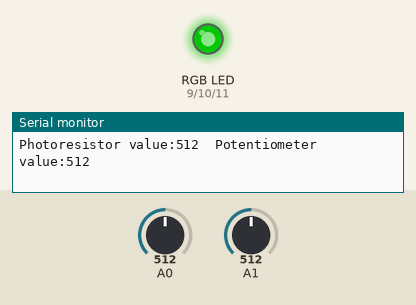
Simulated run of this sketch. Board: Arduino Uno, built with avr-gcc and run on an emulated ATmega328P. Parts: an RGB LED mixed from three pins (HIGH = lit), the last lines printed to the serial monitor. Inputs (shaded band) come from the test bench; at power-on: A0 = 512, A1 = 512. Dim RGB values are drawn brighter than linear.

Above: at 1.2 s.
1.3 s: A0 set to 589
2.8 s: A0 set to 617
At 4.0 s:
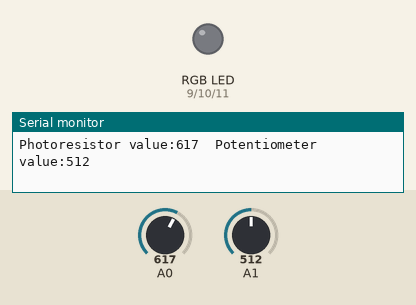
4.3 s: A1 set to 110
7.3 s: A1 set to 94
10.3 s: A0 set to 590
At 11.0 s:
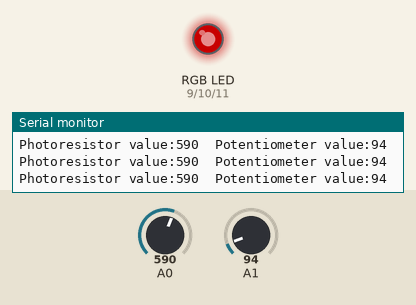
11.8 s: A1 set to 306
At 12.5 s:
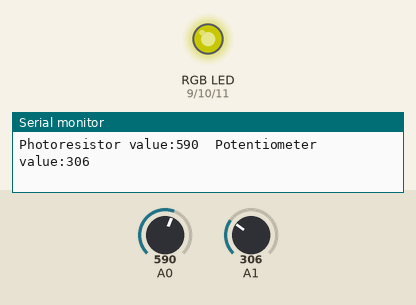
Timing chart, 0 to 14.3 s (numbered marks = the images above; inputs shaded):
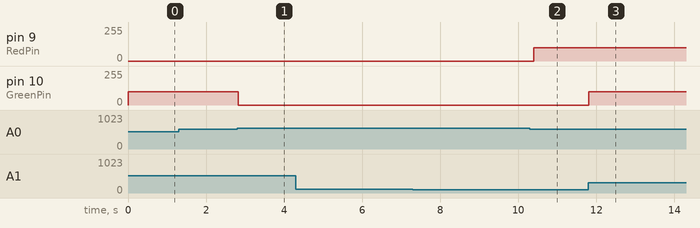

Measured:
- the behaviour switches between 599 and 600 on A0 (found by bisection; images 0 and 1)
- after the input at 2.8 s, pin 10 (GreenPin): 100/255 → 0/255 at once
- after the input at 10.3 s, pin 9 (RedPin): 0/255 → 100/255 after 0.09 s
- after the input at 11.8 s, pin 10 (GreenPin): 0/255 → 100/255 at once

The sketch:

04_rgbnl.ino
```cpp
// Circuit 1D - RGB Nightlight


int photoresistor = A0;          //photoresistor value
int potentiometer = A1;          //position of the knob
int threshold = 600;            //if the photoresistor reading is lower than this value the light will turn on

//LEDs are connected to these pins
int RedPin = 9;
int GreenPin = 10;
int BluePin = 11;

void setup() {
  Serial.begin(9600);           //start a serial connection with the computer

  //set the LED pins to output
  pinMode(RedPin, OUTPUT);
  pinMode(GreenPin, OUTPUT);
  pinMode(BluePin, OUTPUT);
}

void loop() {

  photoresistor = analogRead(A0);         //read the value of the photoresistor
  potentiometer = analogRead(A1);

  Serial.print("Photoresistor value:");
  Serial.print(photoresistor);          //print the photoresistor value to the serial monitor
  Serial.print("  Potentiometer value:");
  Serial.println(potentiometer);          //print the potentiometer value to the serial monitor

  if (photoresistor < threshold) {

    int colorRange = potentiometer / 150;

    switch(colorRange){

      case 0:
        red();
        break;

      case 1:
        orange();
        break;

      case 2:
        yellow();
        break;

      case 3:
        green();
        break;

      case 4:
        cyan();
        break;

      case 5:
        blue();
        break;

      default:
        magenta();
          break;
      }
    } else{
      turnOff();


    }


  delay(100);                             //short delay so that the printout is easier to read
}

void red () {

  //set the LED pins to values that make red
  analogWrite(RedPin, 100);
  analogWrite(GreenPin, 0);
  analogWrite(BluePin, 0);
}
void orange () {

  //set the LED pins to values that make orange
  analogWrite(RedPin, 100);
  analogWrite(GreenPin, 50);
  analogWrite(BluePin, 0);
}
void yellow () {

  //set the LED pins to values that make yellow
  analogWrite(RedPin, 100);
  analogWrite(GreenPin, 100);
  analogWrite(BluePin, 0);
}
void green () {

  //set the LED pins to values that make green
  analogWrite(RedPin, 0);
  analogWrite(GreenPin, 100);
  analogWrite(BluePin, 0);
}
void cyan () {

  //set the LED pins to values that make cyan
  analogWrite(RedPin, 0);
  analogWrite(GreenPin, 100);
  analogWrite(BluePin, 100);
}
void blue () {

  //set the LED pins to values that make blue
  analogWrite(RedPin, 0);
  analogWrite(GreenPin, 0);
  analogWrite(BluePin, 100);
}
void magenta () {

  //set the LED pins to values that make magenta
  analogWrite(RedPin, 100);
  analogWrite(GreenPin, 0);
  analogWrite(BluePin, 100);
}
void turnOff () {

  //set all three LED pins to 0 or OFF
  analogWrite(RedPin, 0);
  analogWrite(GreenPin, 0);
  analogWrite(BluePin, 0);
}
```
